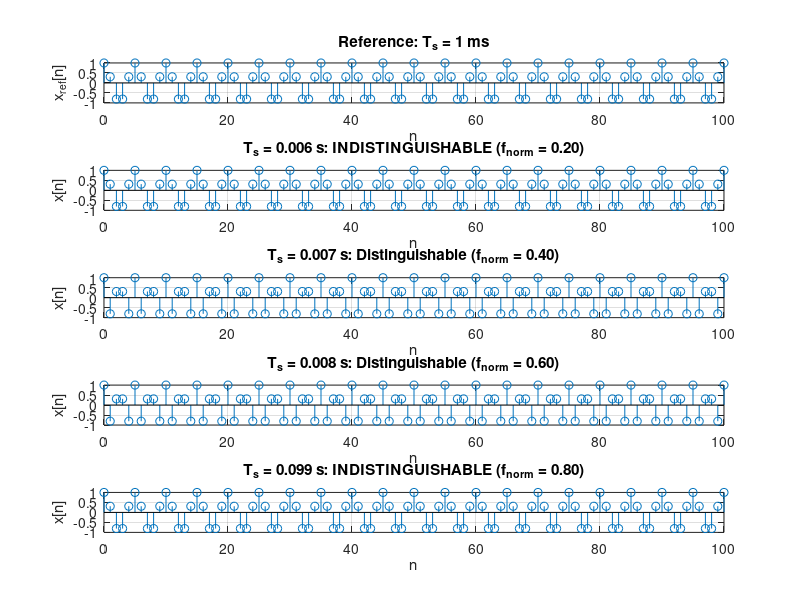

This chart was generated by the following MATLAB code:
% Original parameters
f0 = 200;                   % Signal frequency (Hz)
Ts_ref = 0.001;             % Reference sampling period (1 ms)
duration = 100;             % Extended duration (seconds) to capture more samples
t_ref = 0:Ts_ref:duration;  % Extended time vector for reference signal
x_ref = cos(2*pi*f0*t_ref); % Reference signal

% Test sampling periods
% Ts_test = [0.003, 0.004, 0.005, 10.001]; 
Ts_test = [0.006, 0.007, 0.008, 0.099]; % 6ms, 7ms, 8ms, 99ms

% Plot reference signal (first 100 samples)
figure;
subplot(length(Ts_test)+1, 1, 1);
n_ref = 0:100; % Plot first 100 samples
stem(n_ref, x_ref(1:length(n_ref))); grid on;
title('Reference: T_s = 1 ms');
xlabel('n'), ylabel('x_{ref}[n]');

% Check each test Ts
for i = 1:length(Ts_test)
    Ts = Ts_test(i);
    t = 0:Ts:duration;      % Extended time vector for test signal
    x = cos(2*pi*f0*t);     % Sampled signal
    
    % Compute normalized frequency
    f_norm = f0 * Ts; 
    f_norm_mod = mod(f_norm, 1); % Modulo 1
    
    % Check if indistinguishable
    if abs(f_norm_mod - 0.2) < 1e-6 || abs(f_norm_mod - 0.8) < 1e-6
        result = 'INDISTINGUISHABLE';
    else
        result = 'Distinguishable';
    end
    
    % Plot first 100 samples (or all if fewer)
    subplot(length(Ts_test)+1, 1, i+1);
    n = 0:min(100, length(x)-1); 
    stem(n, x(1:length(n))), grid on;
    title(sprintf('T_s = %.3f s: %s (f_{norm} = %.2f)', Ts, result, f_norm_mod));
    xlabel('n'), ylabel('x[n]');
end
